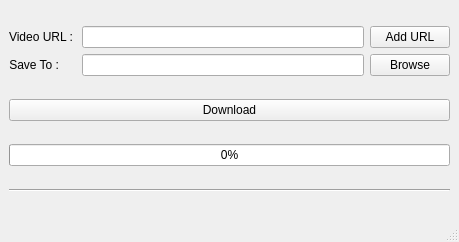
<?xml version="1.0" encoding="UTF-8"?>
<ui version="4.0">
 <class>MainWindow</class>
 <widget class="QMainWindow" name="MainWindow">
  <property name="geometry">
   <rect>
    <x>0</x>
    <y>0</y>
    <width>459</width>
    <height>242</height>
   </rect>
  </property>
  <property name="windowTitle">
   <string>YoutuPy</string>
  </property>
  <widget class="QWidget" name="centralwidget">
   <layout class="QGridLayout" name="gridLayout_4">
    <item row="0" column="0">
     <layout class="QFormLayout" name="formLayout">
      <property name="formAlignment">
       <set>Qt::AlignCenter</set>
      </property>
      <item row="0" column="0">
       <widget class="QLabel" name="label_1">
        <property name="text">
         <string>Video URL :</string>
        </property>
        <property name="alignment">
         <set>Qt::AlignCenter</set>
        </property>
       </widget>
      </item>
      <item row="0" column="1">
       <widget class="QLineEdit" name="lineEdit">
        <property name="text">
         <string/>
        </property>
       </widget>
      </item>
      <item row="1" column="0">
       <widget class="QLabel" name="label_2">
        <property name="text">
         <string>Save To :     </string>
        </property>
        <property name="textFormat">
         <enum>Qt::AutoText</enum>
        </property>
        <property name="alignment">
         <set>Qt::AlignCenter</set>
        </property>
       </widget>
      </item>
      <item row="1" column="1">
       <widget class="QLineEdit" name="lineEdit_2"/>
      </item>
     </layout>
    </item>
    <item row="2" column="0" colspan="2">
     <widget class="QProgressBar" name="progressBar">
      <property name="autoFillBackground">
       <bool>false</bool>
      </property>
      <property name="minimum">
       <number>0</number>
      </property>
      <property name="value">
       <number>0</number>
      </property>
      <property name="textVisible">
       <bool>true</bool>
      </property>
     </widget>
    </item>
    <item row="1" column="0" colspan="2">
     <widget class="QPushButton" name="pushButton_3">
      <property name="text">
       <string>Download</string>
      </property>
     </widget>
    </item>
    <item row="0" column="1">
     <layout class="QVBoxLayout" name="verticalLayout_5">
      <item>
       <widget class="QPushButton" name="pushButton_2">
        <property name="text">
         <string>Add URL</string>
        </property>
       </widget>
      </item>
      <item>
       <widget class="QPushButton" name="pushButton_4">
        <property name="text">
         <string>Browse</string>
        </property>
       </widget>
      </item>
     </layout>
    </item>
    <item row="3" column="0" colspan="2">
     <widget class="Line" name="line">
      <property name="orientation">
       <enum>Qt::Horizontal</enum>
      </property>
     </widget>
    </item>
   </layout>
  </widget>
  <widget class="QMenuBar" name="menubar">
   <property name="geometry">
    <rect>
     <x>0</x>
     <y>0</y>
     <width>459</width>
     <height>22</height>
    </rect>
   </property>
  </widget>
  <widget class="QStatusBar" name="statusbar"/>
 </widget>
 <resources/>
 <connections/>
</ui>
